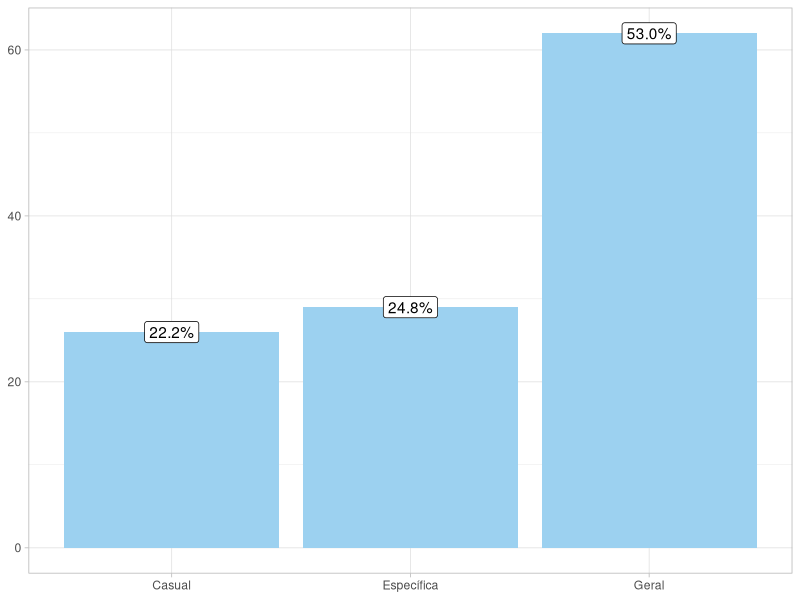
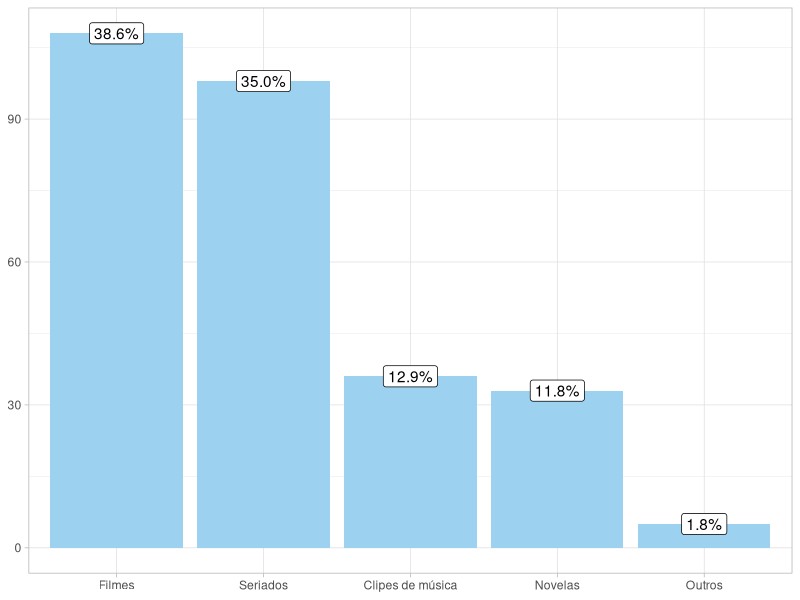
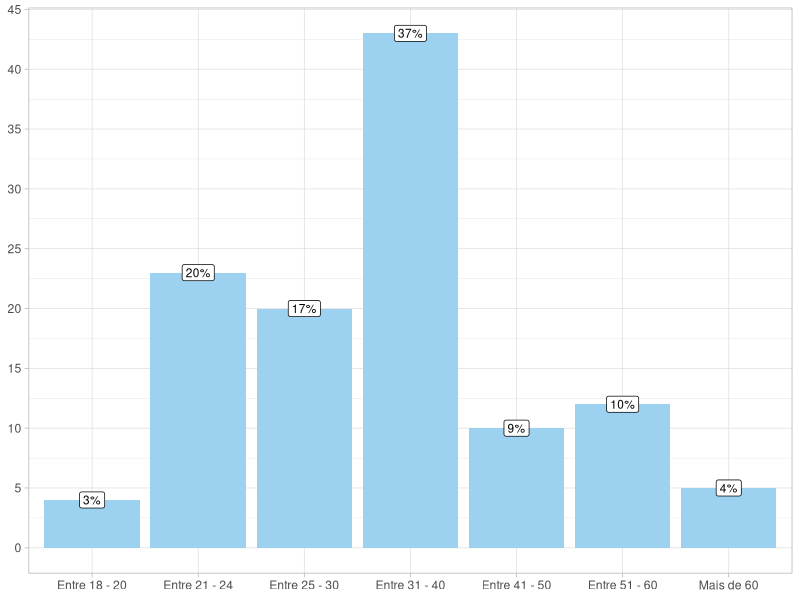
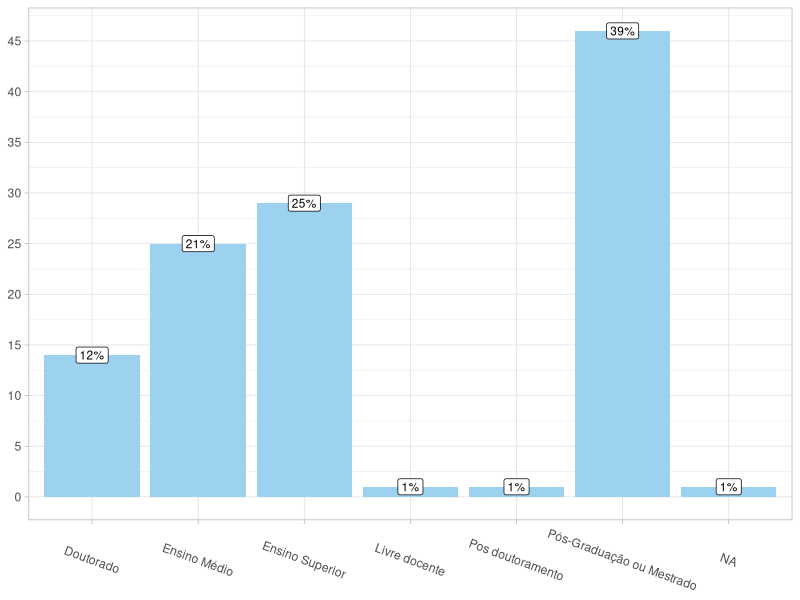
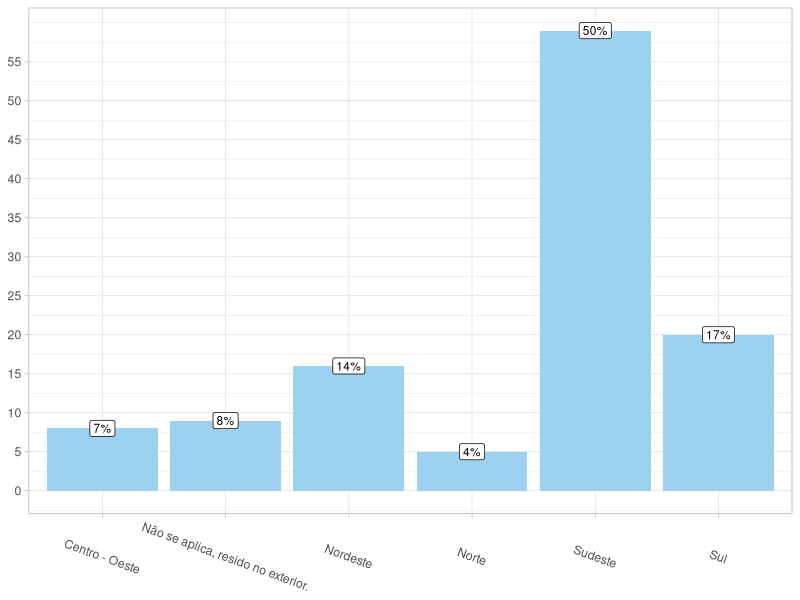
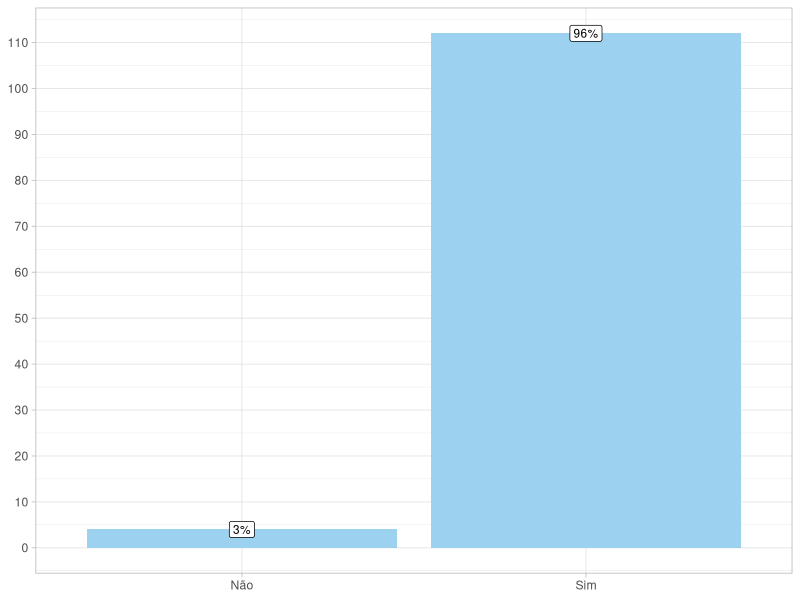
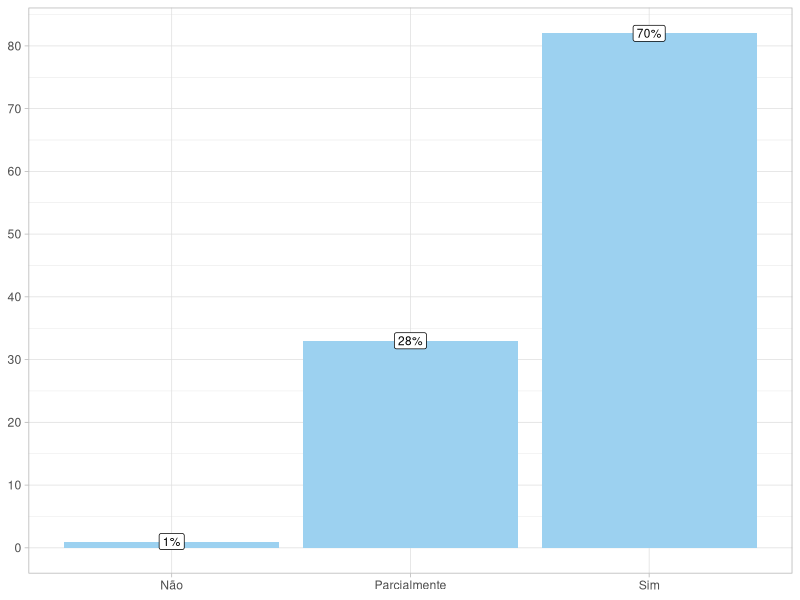
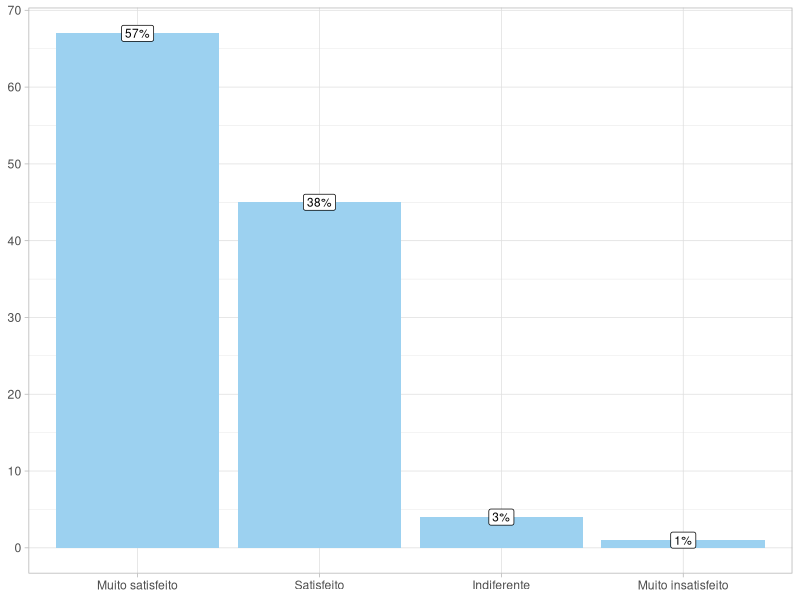

The R script that drew these images, in order:
## ---- chunk 1
knitr::opts_chunk$set(warning = FALSE, echo = TRUE, message = FALSE)
## ---- chunk 2

#Pacotes utilizados

# install.packages("readxl")
# install.packages("tidyverse")
# install.packages("ggridges")
# install.packages("scales")
# install.packages("gmodels")
# install.packages("ggplot2")
# install.packages("caret")
# install.packages("leaps")
# install.packages("MASS")
# install.packages("dplyr")
# install.packages("reshape2")
# install.packages("ggridges")
# install.packages("kableExtra")
# install.packages("formattable")


library(ggplot2)
library(caret)
library(leaps)
library(MASS)
library(dplyr)
library(readxl)
library(tidyverse)
library(reshape2)
library(ggridges)
library(scales)
library(gmodels)
library(tidyr)
library(knitr)
library(magrittr)
# library(kableExtra)
library(formattable)
## ---- chunk 3

#Leitura e organizacao dos dados

banco <- read_excel("respostas.xlsx", sheet = "Respostas ao formulário 1")
banco <- as.data.frame(banco)

banco_principais <- as.data.frame(banco[,c(3,4,5,6,7,8,9,10,11,13,14,15,16,17,18,20,21,23,24,26,28)])

names(banco_principais)[7] <- 'X'

# Vou separar a coluna 7 em outras colunas para podermos trabalhar melhor com os dados

# Funcao para checar se opcao foi marcada
check_option <- function(string, option) {
  options <- strsplit(string, ", ")[[1]]
  if (option %in% options) {
    return('1')
  } else {
    return('0')
  }
}

# Apply the function to each row and create new columns
banco_principais <- banco_principais %>%
  mutate(Filmes = sapply(X, check_option, option = "Filmes"),
         Novelas = sapply(X, check_option, option = "Novelas"),
         Seriados = sapply(X, check_option, option = "Seriados"),
         Clipes_de_musica = sapply(X, check_option, option = "Clipes de musica"))

# Optionally, you can convert the new columns to factors
banco_principais[, c("Filmes", "Novelas", "Seriados", "Clipes_de_musica")] <- lapply(banco_principais[, c("Filmes", "Novelas", "Seriados", "Clipes_de_musica")], as.factor)

#removendo a coluna que dava todos dados juntos
banco_principais <- subset(banco_principais, select = -X)

names(banco_principais) <- c('Sexo', 'Idade', 'Profissao', 'Escolaridade', 'Regiao_residencia',
                             'Cidade', 'Frequencia_audiovisuais', 'Streaming', 'Destino_viagem',
                             'Experiencia', 'Producao', 'Motivacao', 'Finalidade', 'Lazer',
                             'Sentimentos', 'Fidedigno', 'Companhia', 'Satisfacao', 'Expectativas',
                             'Repetiria',"Filmes", "Novelas", "Seriados", "Clipes_de_musica")
## ---- chunk 4
banco %>% 
  group_by(`12. A experiência turística e/ou cinematográfica vivida neste destino foi:`) %>% 
  summarise(Quantidade=n()) %>% 
  mutate(Percentual = percent(Quantidade/sum(Quantidade),1)) %>% 
  ggplot(aes(x=`12. A experiência turística e/ou cinematográfica vivida neste destino foi:`, y=Quantidade, 
           label = Percentual)) + 
  geom_bar(stat = "identity",position = "dodge", fill="#9cd1f0") +
  geom_label(position = position_dodge(width = 1), show.legend = F, ) +
  theme(plot.title=element_text(hjust = 0.5, size=11, face = "bold")) + 
  theme_light() +
  theme(axis.title.y = element_blank()) + 
  theme(axis.title.x = element_blank()) +
  theme(legend.title = element_text(size = 10))
## ---- chunk 5
dado <- strsplit(banco$`7. Quais os tipos de produção audiovisual você mais gosta de assistir? Se necessário, marque mais de uma opção.`, ",")

dado <- str_trim(unlist(dado))

coluna <- unique(dado)
data <- data.frame(matrix(nrow = 1, ncol = 5))
colnames(data) = coluna

data <- data %>%
  mutate(Filmes = sum(dado == "Filmes")) %>% 
  mutate(Novelas = sum(dado == "Novelas")) %>% 
  mutate(Seriados = sum(dado == "Seriados")) %>% 
  mutate('Clipes de música' = sum(dado == "Clipes de música")) %>% 
  mutate(Outros = sum(dado == "Outros"))

data <- melt(data)

data %>% 
  mutate(Percentual = percent(value/sum(value),1)) %>% 
  ggplot(aes(x=reorder(variable, -value), y=value, label = Percentual)) + 
  geom_bar(stat = "identity", position = "dodge", fill ='#9cd1f0') +
  geom_label(position = position_dodge(width = 1), show.legend = F) +
  theme_light() +
  theme(axis.title.y = element_blank()) + 
  theme(axis.title.x = element_blank()) +
  theme(legend.title = element_text(size = 10))

## ---- chunk 6
banco %>% 
  group_by(`2. Faixa etária:`) %>% 
  summarise(Quantidade=n()) %>% 
  mutate(Percentual = percent(Quantidade/sum(Quantidade),0)) %>% 
  ggplot(aes(x=`2. Faixa etária:`, y=Quantidade, label = Percentual)) + 
  geom_bar(stat = "identity",position = "dodge", fill="#9cd1f0") +
  geom_label(position = position_dodge(width = 1), show.legend = F, size=3) +
  scale_y_continuous(breaks = seq(0,100,5)) +
  theme_light() +
  theme(axis.title.y = element_blank()) + 
  theme(axis.title.x = element_blank()) +
  theme(legend.title = element_text(size = 10))


## ---- chunk 7
banco %>% 
  group_by(`4. Nível de escolaridade concluído:`) %>% 
  summarise(Quantidade=n()) %>% 
  mutate(Percentual = percent(Quantidade/sum(Quantidade),0)) %>% 
  ggplot(aes(x=`4. Nível de escolaridade concluído:`, y=Quantidade, label = Percentual)) + 
  geom_bar(stat = "identity",position = "dodge", fill="#9cd1f0") +
  geom_label(position = position_dodge(width = 1), show.legend = F, size=3) +
  scale_y_continuous(breaks = seq(0,55,5)) +
  theme_light() +
  theme(axis.title.y = element_blank()) + 
  theme(axis.title.x = element_blank()) +
  theme(legend.title = element_text(size = 10)) +
  theme(axis.text.x = element_text(angle = -20, vjust = 0.5, hjust=0.5))
## ---- chunk 8
banco %>% 
  group_by(`5. Em qual região do Brasil você reside atualmente?`) %>% 
  summarise(Quantidade=n()) %>% 
  mutate(Percentual = percent(Quantidade/sum(Quantidade),0)) %>% 
  ggplot(aes(x=`5. Em qual região do Brasil você reside atualmente?`, y=Quantidade, label = Percentual)) + 
  geom_bar(stat = "identity",position = "dodge", fill="#9cd1f0") +
  geom_label(position = position_dodge(width = 1), show.legend = F, size=3) +
  scale_y_continuous(breaks = seq(0,55,5)) +
  theme_light() +
  theme(axis.title.y = element_blank()) + 
  theme(axis.title.x = element_blank()) +
  theme(legend.title = element_text(size = 10)) +
  theme(axis.text.x = element_text(angle = -20, vjust = 0.5, hjust=0.5))
## ---- chunk 9
banco %>% 
  group_by(`9. Você assina alguma plataforma de streaming como Netflix, Amazon Prime, Globo Play, etc.?`) %>% 
  summarise(Quantidade=n()) %>% 
  mutate(Percentual = percent(Quantidade/sum(Quantidade),0)) %>% 
  na.omit(df) %>% 
  ggplot(aes(x=`9. Você assina alguma plataforma de streaming como Netflix, Amazon Prime, Globo Play, etc.?`, y=Quantidade, label = Percentual)) + 
  geom_bar(stat = "identity",position = "dodge", fill="#9cd1f0") +
  geom_label(position = position_dodge(width = 1), show.legend = F, size=3) +
  scale_y_continuous(breaks = seq(0,115,10)) +
  theme_light() +
  theme(axis.title.y = element_blank()) + 
  theme(axis.title.x = element_blank()) +
  theme(legend.title = element_text(size = 10))
## ---- chunk 10
banco %>% 
  group_by(`19. Na sua percepção, os locais retratados na produção audiovisual estavam de acordo com o que você presenciou no local visitado?`) %>% 
  summarise(Quantidade=n()) %>% 
  mutate(Percentual = percent(Quantidade/sum(Quantidade),0)) %>% 
  na.omit() %>% 
  ggplot(aes(x=`19. Na sua percepção, os locais retratados na produção audiovisual estavam de acordo com o que você presenciou no local visitado?`, y=Quantidade, label = Percentual)) + 
  geom_bar(stat = "identity",position = "dodge", fill="#9cd1f0") +
  geom_label(position = position_dodge(width = 1), show.legend = F, size=3) +
  scale_y_continuous(breaks = seq(0,115,10)) +
  theme_light() +
  theme(axis.title.y = element_blank()) + 
  theme(axis.title.x = element_blank()) +
  theme(legend.title = element_text(size = 10))
## ---- chunk 11
banco %>% 
  group_by(`22. Como você classificaria o seu nível de satisfação com a sua viagem induzida pelo audiovisual:`) %>% 
  summarise(Quantidade=n()) %>% 
  mutate(Percentual = percent(Quantidade/sum(Quantidade),0)) %>% 
  ggplot(aes(x=reorder(`22. Como você classificaria o seu nível de satisfação com a sua viagem induzida pelo audiovisual:`, -Quantidade), y=Quantidade, label = Percentual)) + 
  geom_bar(stat = "identity",position = "dodge", fill="#9cd1f0") +
  geom_label(position = position_dodge(width = 1), show.legend = F, size=3) +
  scale_y_continuous(breaks = seq(0,115,10)) +
  theme_light() +
  theme(axis.title.y = element_blank()) + 
  theme(axis.title.x = element_blank()) +
  theme(legend.title = element_text(size = 10))
## ---- chunk 12
dado <- strsplit(banco$`10. Qual? Se necessário, marque mais de uma opção.`, ",")

dado <- str_trim(unlist(dado)) %>% 
  na.omit()

coluna <- unique(dado)
data <- data.frame(matrix(nrow = 1, ncol = 9))
colnames(data) = coluna

data <- data %>%
  mutate(Netflix = sum(dado == "Netflix")) %>% 
  mutate(Globoplay = sum(dado == "Globoplay")) %>% 
  mutate('Disney+' = sum(dado == "Disney+")) %>% 
  mutate('HBO Max' = sum(dado == "HBO Max")) %>% 
  mutate(Telecine = sum(dado == "Telecine")) %>% 
  mutate('Amazon Prime Vídeo' = sum(dado == "Amazon Prime Vídeo")) %>% 
  mutate('Star+' = sum(dado == 'Star+')) %>% 
  mutate(Outros = sum(dado == "Outros")) %>% 
  mutate(Viki = sum(dado == "Viki"))

data <- melt(data)

data %>% 
  mutate(Percentual = percent(value/sum(value),1)) %>% 
  ggplot(aes(x=reorder(variable, -value), y=value, label = Percentual)) + 
  geom_bar(stat = "identity", position = "dodge", fill ='#9cd1f0') +
  geom_label(position = position_dodge(width = 1), show.legend = F) +
  theme_light() +
  theme(axis.title.y = element_blank()) + 
  theme(axis.title.x = element_blank()) +
  theme(legend.title = element_text(size = 10))
## ---- chunk 13

## ---- chunk 14
banco %>% 
  group_by(`12. A experiência turística e/ou cinematográfica vivida neste destino foi:`, 
           `1. Qual foi o sexo atribuído no seu nascimento?`) %>% 
  summarise(Quantidade=n()) %>% 
  group_by(`1. Qual foi o sexo atribuído no seu nascimento?`) %>% 
  mutate(Percentual = percent(Quantidade/sum(Quantidade),1)) %>% 
  ggplot(aes(x=`1. Qual foi o sexo atribuído no seu nascimento?`, y=Percentual, 
           fill=`12. A experiência turística e/ou cinematográfica vivida neste destino foi:`,
           label = Percentual)) + 
  geom_bar(stat = "identity", position = "dodge") +
  scale_fill_manual(name="Tipo turista", values=c('#9cd1f0','#368196',"#69b3a2")) +
  geom_label(position = position_dodge(width = 1), show.legend = F) +
  theme_light() +
  theme(axis.title.y = element_blank()) + 
  theme(axis.title.x = element_blank()) +
  theme(legend.title = element_text(size = 10))
## ---- chunk 15
banco %>% 
  group_by(`12. A experiência turística e/ou cinematográfica vivida neste destino foi:`, 
           `1. Qual foi o sexo atribuído no seu nascimento?`) %>% 
  summarise(Quantidade=n()) %>% 
  group_by(`12. A experiência turística e/ou cinematográfica vivida neste destino foi:`) %>% 
  mutate(Percentual = percent(Quantidade/sum(Quantidade),1)) %>% 
  ggplot(aes(x=`12. A experiência turística e/ou cinematográfica vivida neste destino foi:`, y=Percentual, 
           fill=`1. Qual foi o sexo atribuído no seu nascimento?`, label = Percentual)) + 
  geom_bar(stat = "identity",position = "dodge") +
  geom_label(position = position_dodge(width = 1), show.legend = F, ) +
  scale_fill_manual(name="Tipo turista", values=c('#9cd1f0','#368196',"#69b3a2")) +
  theme(plot.title=element_text(hjust = 0.5, size=11, face = "bold")) + 
  theme_light() +
  theme(axis.title.y = element_blank()) + 
  theme(axis.title.x = element_blank()) +
  theme(legend.title = element_text(size = 10))
